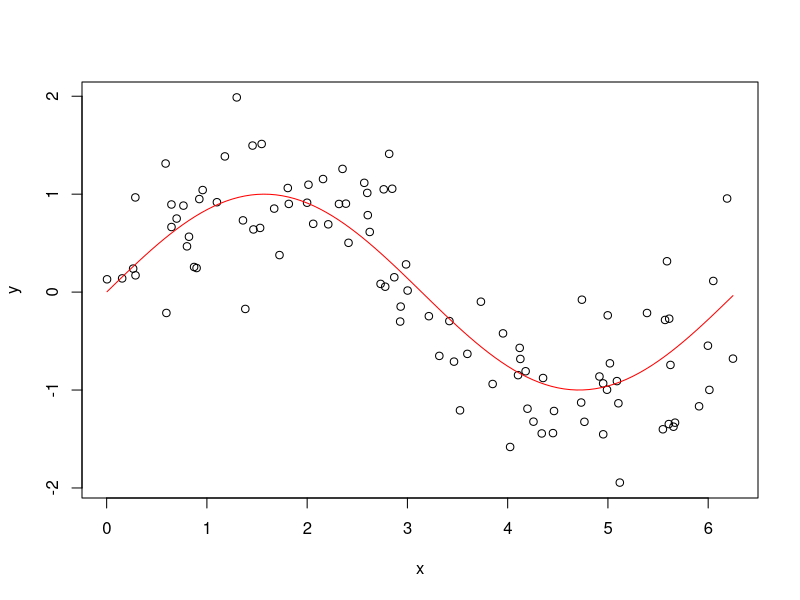
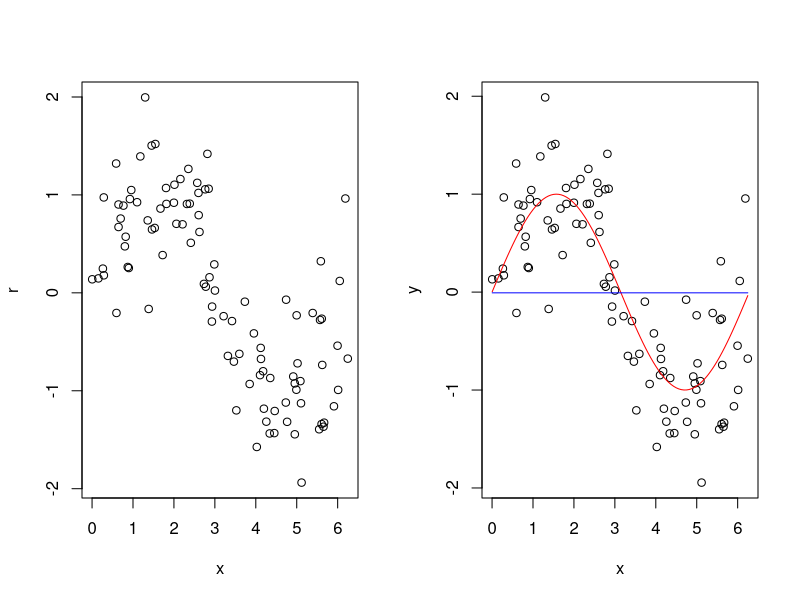
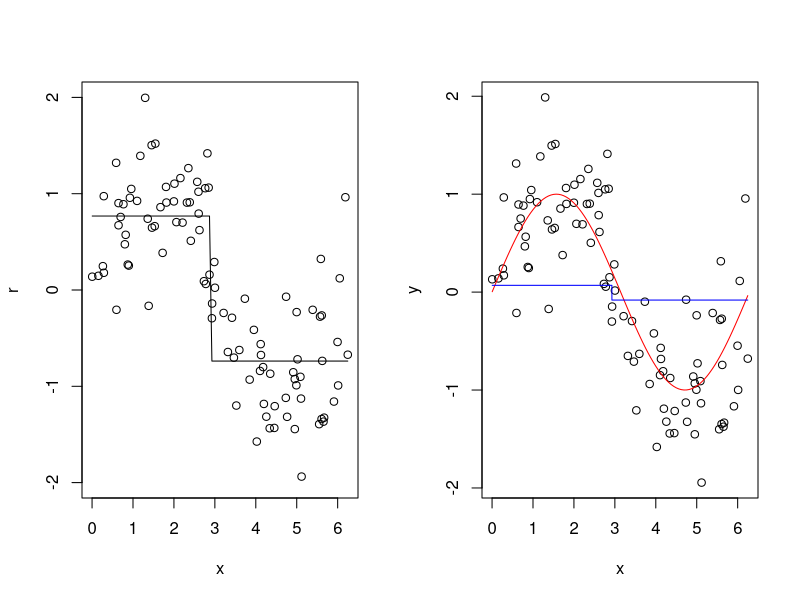
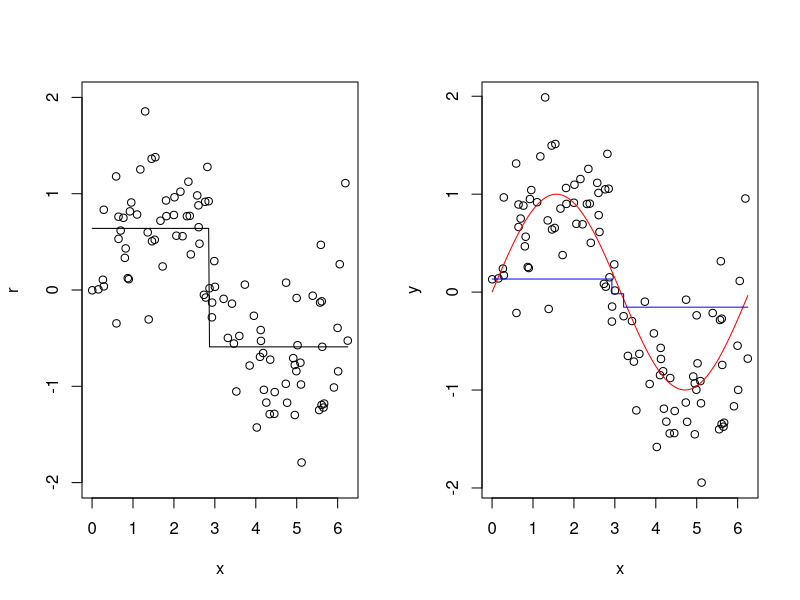
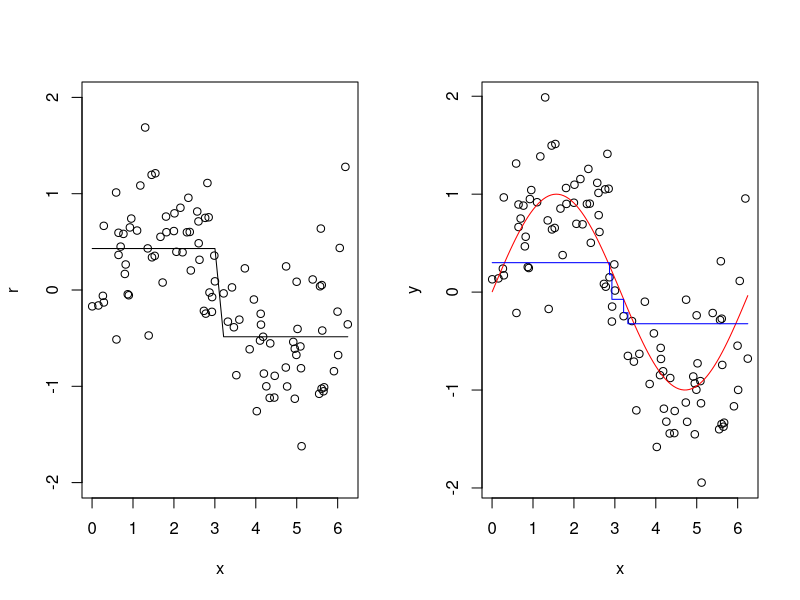
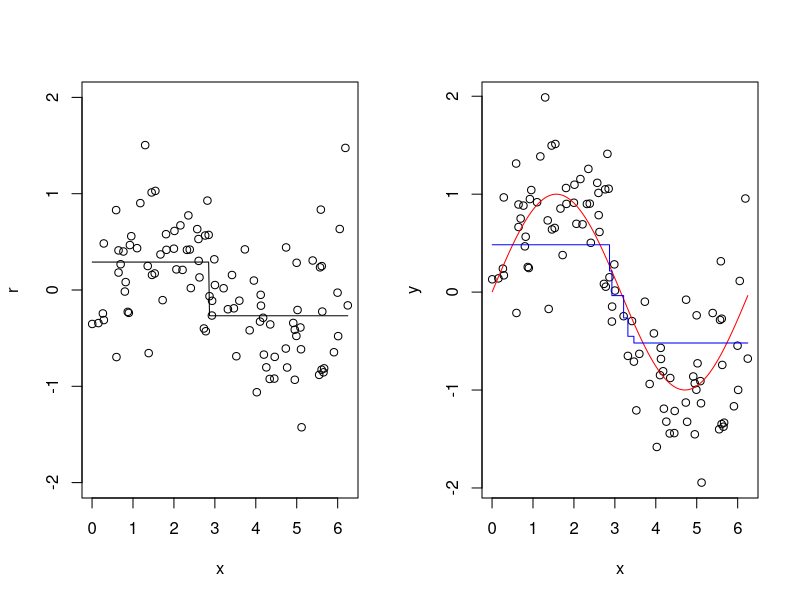
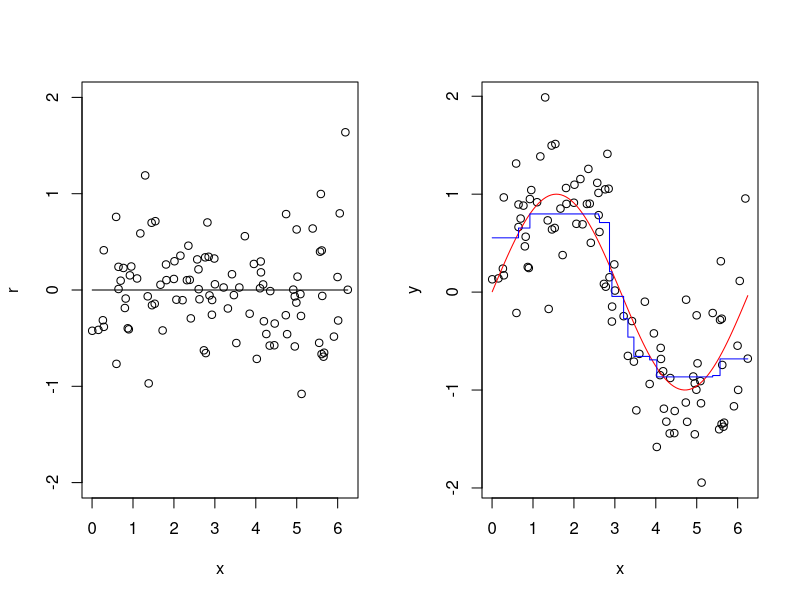

The R source for these figures, in order: (Note: this script raises an error after producing the figures.)
## ---- chunk 1
knitr::opts_chunk$set(echo = T, eval=T, message=F, warning=F, error=F, comment=NA, cache=F, R.options=list(width=220))
## ---- chunk 2
rm(list=ls())
set.seed(123)
n = 100
x=sort(runif(n)*2*pi)
y=sin(x)+rnorm(n, sd=0.5)
plot(y~x)
curve(sin(x), min(x),max(x), col="red", add=T)
## ---- chunk 3
B = 100+1
# 1.
r = y - mean(y)
fx = matrix(NA, nrow=n, ncol=B)
fx[,1] = rep(mean(y),n)

op <- par(mfrow = c(1, 2))
plot(x,r)
plot(x,y)
curve(sin(x), min(x),max(x), col="red", add=T)
lines(x,fx[,1], type="s", col="blue")
par(op)
## ---- chunk 4
library(rpart)
d = 1
lambda = 0.1
b = 1+1

  # a
  fxb = rpart(r~x, control=rpart.control(maxdepth = d))
  # b
  fx[,b] = fx[,b-1] + lambda*predict(fxb)

# 3.
f.boost = fx[,b]
op <- par(mfrow = c(1, 2))
plot(x,r, ylim=c(-2,2))
fxb = rpart(r~x, control=rpart.control(maxdepth = d))
lines(x,predict(fxb))
plot(x,y)
curve(sin(x), min(x),max(x), col="red", add=T)
lines(x,f.boost, type="s", col="blue")
par(op)
## ---- chunk 5
set.seed(123)
x=sort(runif(n)*2*pi)
y=sin(x)+rnorm(n, sd=0.5)
B = 1+2
# 1.
r = y - mean(y)
fx = matrix(NA, nrow=n, ncol=B)
fx[,1] = rep(mean(y),n)
# 2.
for (b in 2:B){
  # a
  fxb = rpart(r~x, control=rpart.control(maxdepth = d))
  # b
  fx[,b] = fx[,b-1] + lambda*predict(fxb)
  # c
  r = r - lambda*predict(fxb)
}
# 3.
f.boost = fx[,B]
op <- par(mfrow = c(1, 2))
plot(x,r,ylim=c(-2,2))
fxb = rpart(r~x, control=rpart.control(maxdepth = d))
lines(x,predict(fxb))
plot(x,y)
curve(sin(x), min(x),max(x), col="red", add=T)
lines(x,f.boost, type="s", col="blue")
par(op)
## ---- chunk 6
set.seed(123)
x=sort(runif(n)*2*pi)
y=sin(x)+rnorm(n, sd=0.5)
B = 1+5
# 1.
r = y - mean(y)
fx = matrix(NA, nrow=n, ncol=B)
fx[,1] = rep(mean(y),n)
# 2.
for (b in 2:B){
  # a
  fxb = rpart(r~x, control=rpart.control(maxdepth = d))
  # b
  fx[,b] = fx[,b-1] + lambda*predict(fxb)
  # c
  r = r - lambda*predict(fxb)
}
# 3.
f.boost = fx[,B]
op <- par(mfrow = c(1, 2))
plot(x,r, ylim=c(-2,2))
fxb = rpart(r~x, control=rpart.control(maxdepth = d))
lines(x,predict(fxb))
plot(x,y)
curve(sin(x), min(x),max(x), col="red", add=T)
lines(x,f.boost, type="s", col="blue")
par(op)
## ---- chunk 7
set.seed(123)
x=sort(runif(n)*2*pi)
y=sin(x)+rnorm(n, sd=0.5)
B = 1+10
# 1.
r = y - mean(y)
fx = matrix(NA, nrow=n, ncol=B)
fx[,1] = rep(mean(y),n)
# 2.
for (b in 2:B){
  # a
  fxb = rpart(r~x, control=rpart.control(maxdepth = d))
  # b
  fx[,b] = fx[,b-1] + lambda*predict(fxb)
  # c
  r = r - lambda*predict(fxb)
}
# 3.
f.boost = fx[,B]
op <- par(mfrow = c(1, 2))
plot(x,r, ylim=c(-2,2))
fxb = rpart(r~x, control=rpart.control(maxdepth = d))
lines(x,predict(fxb))
plot(x,y)
curve(sin(x), min(x),max(x), col="red", add=T)
lines(x,f.boost, type="s", col="blue")
par(op)
## ---- chunk 8
set.seed(123)
x=sort(runif(n)*2*pi)
y=sin(x)+rnorm(n, sd=0.5)
B = 1+100
# 1.
r = y - mean(y)
fx = matrix(NA, nrow=n, ncol=B)
fx[,1] = rep(mean(y),n)
# 2.
for (b in 2:B){
  # a
  fxb = rpart(r~x, control=rpart.control(maxdepth = d))
  # b
  fx[,b] = fx[,b-1] + lambda*predict(fxb)
  # c
  r = r - lambda*predict(fxb)
}
# 3.
f.boost = fx[,B]
op <- par(mfrow = c(1, 2))
plot(x,r, ylim=c(-2,2))
fxb = rpart(r~x, control=rpart.control(maxdepth = d))
lines(x,predict(fxb))
plot(x,y)
curve(sin(x), min(x),max(x), col="red", add=T)
lines(x,f.boost, type="s", col="blue")
par(op)
## ---- chunk 9
knitr::include_graphics("images/Fig17_6.jpg")
## ---- chunk 10
knitr::include_graphics("images/Fig17_10.jpg")
## ---- chunk 11
knitr::include_graphics("images/Fig17_8.jpg")
## ---- chunk 12
knitr::include_graphics("images/toy1.jpg")
## ---- chunk 13
knitr::include_graphics("images/toy2.jpg")
## ---- chunk 14
knitr::include_graphics("images/toy3.jpg")
## ---- chunk 15
knitr::include_graphics("images/toy4.jpg")
## ---- chunk 16
knitr::include_graphics("images/toy5.jpg")
